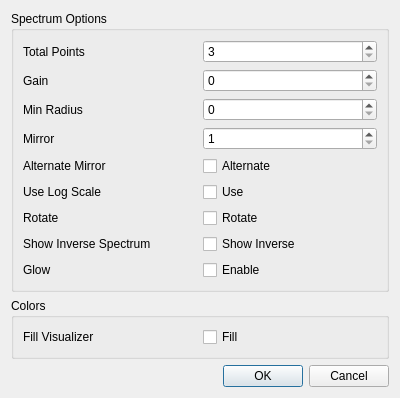
<?xml version="1.0" encoding="UTF-8"?>
<ui version="4.0">
 <class>PolyVisualizerOptionsDialog</class>
 <widget class="QDialog" name="PolyVisualizerOptionsDialog">
  <property name="geometry">
   <rect>
    <x>0</x>
    <y>0</y>
    <width>400</width>
    <height>300</height>
   </rect>
  </property>
  <property name="windowTitle">
   <string>Dialog</string>
  </property>
  <layout class="QGridLayout" name="gridLayout_2">
   <item row="4" column="0">
    <widget class="QGroupBox" name="colorsGroupBox">
     <property name="title">
      <string>Colors</string>
     </property>
     <layout class="QGridLayout" name="gridLayout_4">
      <item row="0" column="0">
       <widget class="QLabel" name="label_5">
        <property name="text">
         <string>Fill Visualizer</string>
        </property>
       </widget>
      </item>
      <item row="0" column="1">
       <widget class="QCheckBox" name="fillVisCheckBox">
        <property name="text">
         <string>Fill</string>
        </property>
       </widget>
      </item>
     </layout>
    </widget>
   </item>
   <item row="3" column="0">
    <widget class="QGroupBox" name="spectrumGroupBox">
     <property name="title">
      <string>Spectrum Options</string>
     </property>
     <layout class="QGridLayout" name="gridLayout_3">
      <item row="0" column="0">
       <widget class="QLabel" name="label">
        <property name="text">
         <string>Total Points</string>
        </property>
       </widget>
      </item>
      <item row="3" column="0">
       <widget class="QLabel" name="label_3">
        <property name="text">
         <string>Mirror</string>
        </property>
       </widget>
      </item>
      <item row="1" column="0">
       <widget class="QLabel" name="label_2">
        <property name="text">
         <string>Gain</string>
        </property>
       </widget>
      </item>
      <item row="6" column="0">
       <widget class="QLabel" name="label_4">
        <property name="text">
         <string>Use Log Scale</string>
        </property>
       </widget>
      </item>
      <item row="5" column="1">
       <widget class="QCheckBox" name="altMirrorCheckBox">
        <property name="text">
         <string>Alternate</string>
        </property>
       </widget>
      </item>
      <item row="2" column="1">
       <widget class="QSpinBox" name="minRadSpinBox">
        <property name="accelerated">
         <bool>true</bool>
        </property>
        <property name="maximum">
         <number>500</number>
        </property>
       </widget>
      </item>
      <item row="2" column="0">
       <widget class="QLabel" name="label_6">
        <property name="text">
         <string>Min Radius</string>
        </property>
       </widget>
      </item>
      <item row="1" column="1">
       <widget class="QSpinBox" name="gainSpinBox">
        <property name="accelerated">
         <bool>true</bool>
        </property>
        <property name="maximum">
         <number>1000</number>
        </property>
       </widget>
      </item>
      <item row="3" column="1">
       <widget class="QSpinBox" name="mirrorSpinBox">
        <property name="minimum">
         <number>1</number>
        </property>
        <property name="maximum">
         <number>20</number>
        </property>
       </widget>
      </item>
      <item row="6" column="1">
       <widget class="QCheckBox" name="logCheckBox">
        <property name="text">
         <string>Use</string>
        </property>
       </widget>
      </item>
      <item row="0" column="1">
       <widget class="QSpinBox" name="totalPointsSpinBox">
        <property name="accelerated">
         <bool>true</bool>
        </property>
        <property name="minimum">
         <number>3</number>
        </property>
        <property name="maximum">
         <number>1024</number>
        </property>
        <property name="value">
         <number>3</number>
        </property>
       </widget>
      </item>
      <item row="5" column="0">
       <widget class="QLabel" name="label_7">
        <property name="text">
         <string>Alternate Mirror</string>
        </property>
       </widget>
      </item>
      <item row="8" column="1">
       <widget class="QCheckBox" name="showInvCheckBox">
        <property name="text">
         <string>Show Inverse</string>
        </property>
       </widget>
      </item>
      <item row="8" column="0">
       <widget class="QLabel" name="label_9">
        <property name="text">
         <string>Show Inverse Spectrum</string>
        </property>
       </widget>
      </item>
      <item row="7" column="0">
       <widget class="QLabel" name="label_8">
        <property name="text">
         <string>Rotate</string>
        </property>
       </widget>
      </item>
      <item row="7" column="1">
       <widget class="QCheckBox" name="rotateCheckBox">
        <property name="text">
         <string>Rotate</string>
        </property>
       </widget>
      </item>
      <item row="9" column="1">
       <widget class="QCheckBox" name="glowEnableCheckBox">
        <property name="text">
         <string>Enable</string>
        </property>
       </widget>
      </item>
      <item row="9" column="0">
       <widget class="QLabel" name="label_10">
        <property name="text">
         <string>Glow</string>
        </property>
       </widget>
      </item>
     </layout>
    </widget>
   </item>
   <item row="5" column="0">
    <widget class="QDialogButtonBox" name="buttonBox">
     <property name="orientation">
      <enum>Qt::Horizontal</enum>
     </property>
     <property name="standardButtons">
      <set>QDialogButtonBox::Cancel|QDialogButtonBox::Ok</set>
     </property>
    </widget>
   </item>
  </layout>
 </widget>
 <resources/>
 <connections>
  <connection>
   <sender>buttonBox</sender>
   <signal>accepted()</signal>
   <receiver>PolyVisualizerOptionsDialog</receiver>
   <slot>accept()</slot>
   <hints>
    <hint type="sourcelabel">
     <x>248</x>
     <y>254</y>
    </hint>
    <hint type="destinationlabel">
     <x>157</x>
     <y>274</y>
    </hint>
   </hints>
  </connection>
  <connection>
   <sender>buttonBox</sender>
   <signal>rejected()</signal>
   <receiver>PolyVisualizerOptionsDialog</receiver>
   <slot>reject()</slot>
   <hints>
    <hint type="sourcelabel">
     <x>316</x>
     <y>260</y>
    </hint>
    <hint type="destinationlabel">
     <x>286</x>
     <y>274</y>
    </hint>
   </hints>
  </connection>
 </connections>
</ui>
